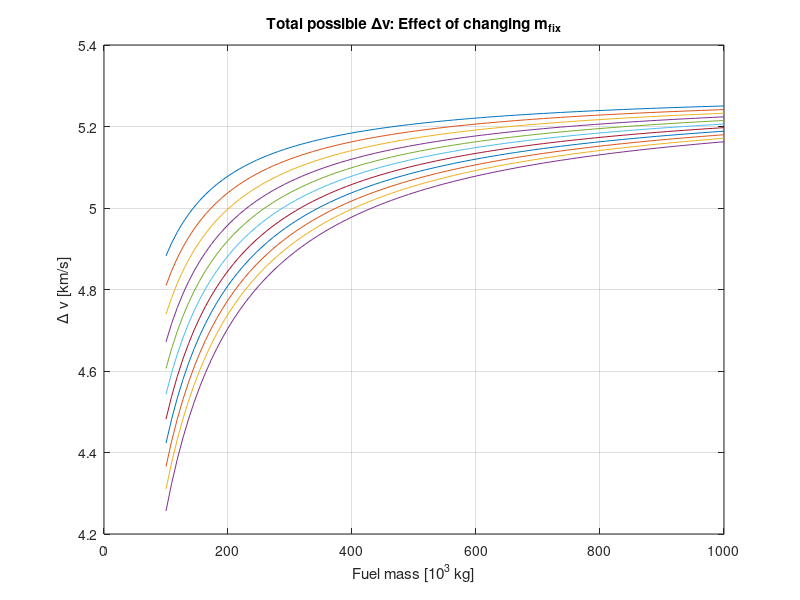

Source code (MATLAB):
%% Delta-v for a Booster Rocket II exercise
% 
% Uses the rocket equation to calculate delta-v (total possible change of
% velocity) for a simple rocket, for a range of fuel masses, assuming that
% increasing fuel mass increases the height of the rocket, and therefore
% the mass of the rocket structure.

%% 1. Previous exercise

ve = 2.6;       % exhaust velocity [km/s]
mfix = 6.1;     % fixed mass of rocket [tonnes (t)]
alpha = 0.15;   % ratio of mass of structure to mass of fuel

% Create a vector of masses from 100 t to 1000 t.
m = linspace(100,1000);

%% 2. Create column vector |perc|

perc = (0.5:0.1:1.5)';

%% 3. Multiply |alpha| by |perc| and plot

dv = ve*log(1 + m./(perc*alpha.*m+mfix));
plot(m,dv)
grid on
title('Total possible \Deltav: Effect of changing \alpha')
xlabel('Fuel mass [10^3 kg]')
ylabel('\Delta v [km/s]')

%% 4. Multiply |mfix| by |perc| and plot

dv = ve*log(1 + m./(alpha*m+mfix*perc));
plot(m,dv)
grid on
title('Total possible \Deltav: Effect of changing m_{fix}')
xlabel('Fuel mass [10^3 kg]')
ylabel('\Delta v [km/s]')